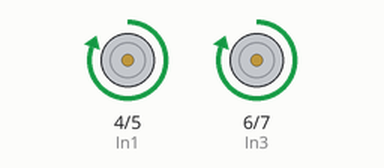
Recording of a sketch running on a simulated Arduino Uno, built with avr-gcc and run on an emulated ATmega328P. On the bench: motor-driver pin pairs drawn as motors (green arrow = first pin HIGH = forward, orange = second pin HIGH = backward, longer = more drive). What the sketch prints to the serial monitor is not drawn.

Above: at 1.0 s.
At 3.5 s:
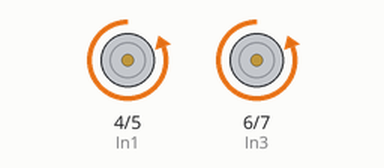
At 6.0 s:
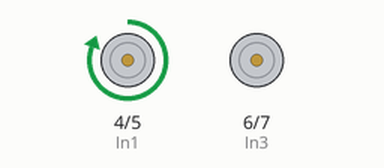
At 8.5 s:
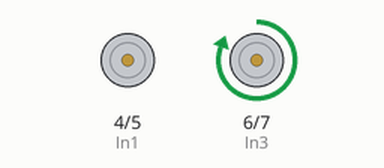
Timing chart, 0 to 12.4 s (numbered marks = the images above):
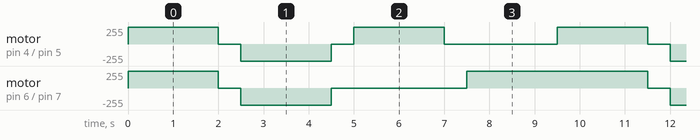

Measured:
- by itself, motor on pin 6 (In3) / pin 7 (In4): repeats every 9.5 s: stopped 0.50 s, backward 255/255 2.0 s, stopped 3.0 s, forward 255/255 4.0 s
- by itself, motor on pin 4 (In1) / pin 5 (In2): repeats every 9.5 s: stopped 0.50 s, backward 255/255 2.0 s, stopped 0.50 s, forward 255/255 2.0 s, stopped 2.5 s, forward 255/255 2.0 s

The sketch:

L298N2Way.ino
```cpp
const int In1 = 4;
const int In2 = 5;
const int In3 = 6;
const int In4 = 7;
void setup(){
  Serial.begin(9600);

  pinMode(In1, OUTPUT);
  pinMode(In2, OUTPUT);
  pinMode(In3, OUTPUT);
  pinMode(In4, OUTPUT);
}
void loop(){
  mfront();
  Serial.println("前進");
  delay(2000);

  mstop();
  Serial.println("停止");
  delay(500);

  mback();
  Serial.println("後退");
  delay(2000);

  mstop();
  Serial.println("停止");
  delay(500);

  mright();
  Serial.println("右轉");
  delay(2000);

  mstop();
  Serial.println("停止");
  delay(500);

  mleft();
  Serial.println("左轉");
  delay(2000);

}
void mstop(){
  digitalWrite(In1, LOW);
  digitalWrite(In2, LOW);
  digitalWrite(In3, LOW);
  digitalWrite(In4, LOW);
}
void mfront(){
  digitalWrite(In1, HIGH);
  digitalWrite(In2, LOW);
  digitalWrite(In3, HIGH);
  digitalWrite(In4, LOW);
}
void mback(){
  digitalWrite(In1, LOW);
  digitalWrite(In2, HIGH);
  digitalWrite(In3, LOW);
  digitalWrite(In4, HIGH);
}

void mright(){
  digitalWrite(In1, HIGH);
  digitalWrite(In2, LOW);
  digitalWrite(In3, LOW);
  digitalWrite(In4, LOW);
}
void mleft(){
  digitalWrite(In1, LOW);
  digitalWrite(In2, LOW);
  digitalWrite(In3, HIGH);
  digitalWrite(In4, LOW);
}
```
